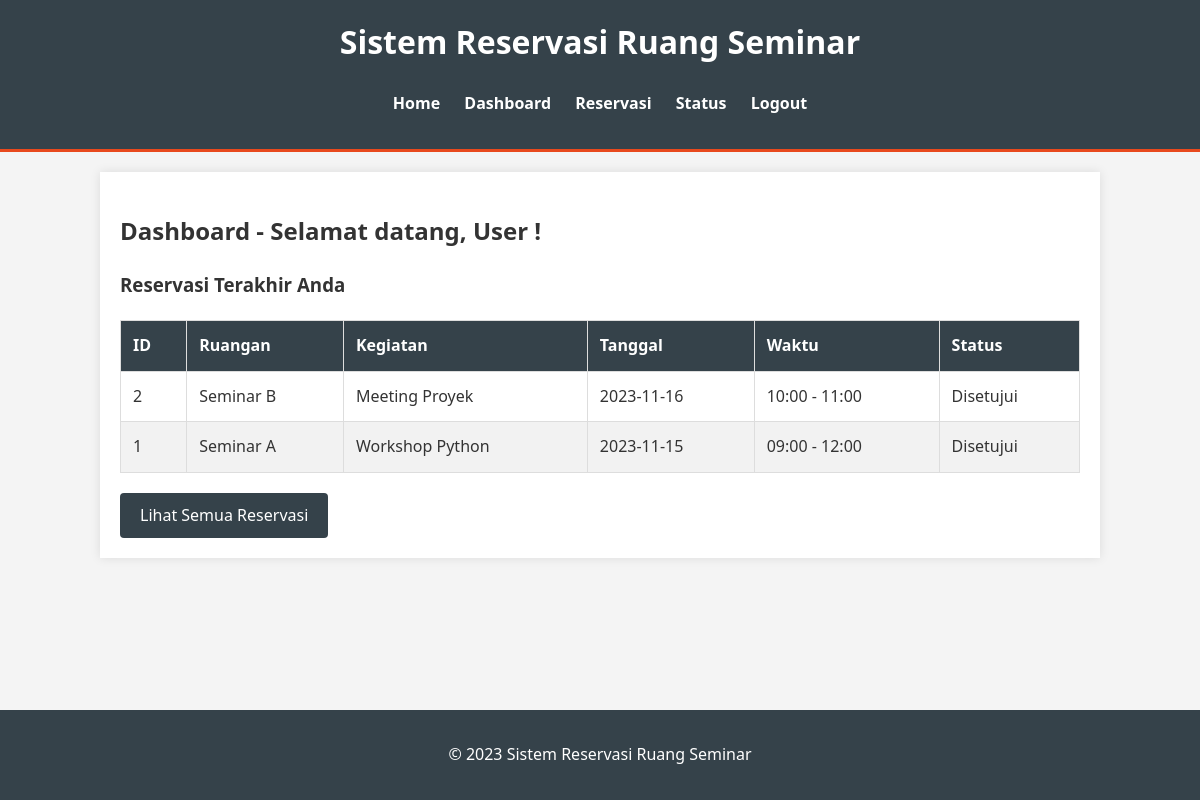
Page /dashboard (signed in) on the committed database.
### app.py (models this page shows, shortened)
class Reservation(db.Model):
    id = db.Column(db.Integer, primary_key=True)
    user_id = db.Column(db.Integer, db.ForeignKey('user.id'), nullable=False)
    ruangan_id = db.Column(db.String(10), nullable=False) # R001, R002, etc.
    nama_kegiatan = db.Column(db.String(200), nullable=False)
    tanggal = db.Column(db.String(10), nullable=False) # YYYY-MM-DD
    waktu_mulai = db.Column(db.String(5), nullable=False) # HH:MM
    waktu_selesai = db.Column(db.String(5), nullable=False) # HH:MM
    peserta = db.Column(db.Integer, nullable=False)
    status = db.Column(db.String(20), nullable=False, default='Menunggu') # Menunggu, Disetujui, Ditolak

### app.py (the view)
@app.route('/dashboard')
def dashboard():
    if 'username' not in session:
        return redirect(url_for('login'))
    user_reservations = Reservation.query.filter_by(user_id=session['user_id']).order_by(Reservation.id.desc()).limit(3).all()
    return render_template('dashboard.html',
                           username=session['username'],
                           nama=session['nama'],
                           reservations=user_reservations,
                           ruangan=ruangan)

### templates/dashboard.html (shortened to what this page needs)
{% extends "base.html" %}
{% block content %}
    <h2>Dashboard - Selamat datang, {{ nama }}!</h2>
    <h3>Reservasi Terakhir Anda</h3>
    {% if reservations %}
        <table>
            <thead>
                <tr>
                    <th>ID</th>
                    <th>Ruangan</th>
                    <th>Kegiatan</th>
                    <th>Tanggal</th>
                    <th>Waktu</th>
                    <th>Status</th>
                </tr>
            </thead>
            <tbody>
                {% for res in reservations %}
                    <tr>
                        <td>{{ res.id }}</td>
                        <td>{{ ruangan[res.ruangan_id]['nama'] }}</td>
                        <td>{{ res.nama_kegiatan }}</td>
                        <td>{{ res.tanggal }}</td>
                        <td>{{ res.waktu_mulai }} - {{ res.waktu_selesai }}</td>
                        <td class="status-{{ res.status|lower }}">
                            {{ res.status }}
                        </td>
                    </tr>
                {% endfor %}
            </tbody>
        </table>
        <a href="{{ url_for('status') }}" class="btn">Lihat Semua Reservasi</a>
    {% else %}
        <p>Anda belum memiliki reservasi.</p>
        <a href="{{ url_for('reservasi') }}" class="btn">Buat Reservasi Baru</a>
    {% endif %}
{% endblock %}

### static/css/style.css (style rules this page uses)
body { font-family: 'Segoe UI', Tahoma, Geneva, Verdana, sans-serif; line-height: 1.6; margin: 0; padding: 0; background-color: #f4f4f4; color: #333; }
button, .btn { display: inline-block; background: #35424a; color: #ffffff; padding: 10px 20px; border: none; border-radius: 4px; cursor: pointer; text-decoration: none; }
table { width: 100%; border-collapse: collapse; margin: 20px 0; }
table, th, td { border: 1px solid #ddd; }
th, td { padding: 12px; text-align: left; }
th { background-color: #35424a; color: white; }
tr:nth-child(even) { background-color: #f2f2f2; }

### rows in the picture
Reservation: id "2", ruangan "Seminar B", nama_kegiatan "Meeting Proyek", tanggal "2023-11-16", waktu_mulai "10:00", waktu_selesai "11:00", status "Disetujui"
Reservation: id "1", ruangan "Seminar A", nama_kegiatan "Workshop Python", tanggal "2023-11-15", waktu_mulai "09:00", waktu_selesai "12:00", status "Disetujui"

### other values in the picture
{{ nama }} "User"
